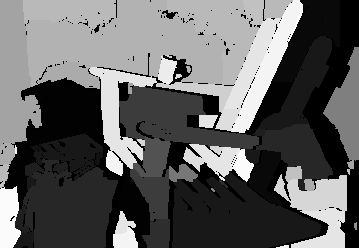
#> input picture results/chair/chair_graphcut.png, 359 x 248 px, given in place of im0.png, which was not available
$ python main.py
#> lines starting #> are read from the running program, lines starting #| are printed output that depends on the picture; pictures that were not available may be replaced by others from this repository, and a replacement may not be noted
### ssd.py
import numpy as np
import cv2

def process_img(img, ratio):
    img = cv2.cvtColor(img, cv2.COLOR_BGR2GRAY)
    img = cv2.resize(img, (0,0), fx=ratio, fy=ratio)
    return img.astype(np.float32)

def ssd(img1, img2, w, ndisp, direction="right"):
    '''
    https://piazza.com/class/kjliq19wrwi2rj?cid=544_f24
    use boxfilter instead of double for loops
    '''
    r, c = img1.shape
    kernel = np.ones((w,w))
    disparities = np.zeros((r, c, ndisp))

    if direction == "right":
        shift = img2
        original = img1
    else:
        shift = img1
        original = img2

    for x in range(ndisp):
        ## shift to right/left by x
        y = x if (direction == "right") else -x
        M = np.float32([
            [1, 0, y],
            [0, 1, 0]])
        shifted = cv2.warpAffine(shift, M, (c, r))

        ## calculate sum of squared differences with boxFilter (filter2D)
        ssd = (original - shifted)**2
        ssd = cv2.filter2D(ssd, -1, kernel)

        ## store disparities
        disparities[:, :, x] = ssd

    ## find disparities with smallest SSD
    disp = np.argmin(disparities, axis=2)
    disp = cv2.normalize(disp, None, alpha=0, beta=255, norm_type=cv2.NORM_MINMAX).astype(np.uint8)
    return disp

def run_ssd(folder, size, ndisp, color=False):
    ## load+read+process images
#> called with folder = 'motorcycle', size = 3, ndisp = 160, color = False
    f1 = f"images/{folder}/im0.png"
    f2 = f"images/{folder}/im1.png"

    img1 = cv2.imread(f1)
#> img1 is the input picture: shape (248, 359, 3); min 0, max 251, mean 97.7
    img2 = cv2.imread(f2)
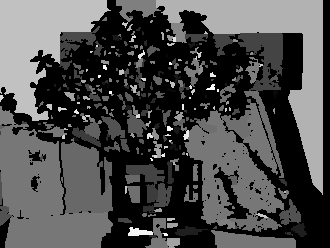
#> input picture results/jadeplant/jadeplant_graphcut.png, 330 x 248 px, given in place of im1.png, which was not available
#> img2 is the input picture: shape (248, 330, 3); min 0, max 251, mean 76

    img1 = process_img(img1, 0.25)
#> in process_img, `img = cv2.resize(img, (0,0), fx=ratio, fy=ratio)`:
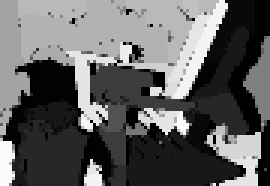
#> img: shape (62, 90) (shown 3 times larger); min 0, max 251, mean 97.6
    img2 = process_img(img2, 0.25)
#> call 2 of process_img, with ratio = 0.25
#> in process_img (call 2), `img = cv2.resize(img, (0,0), fx=ratio, fy=ratio)`:
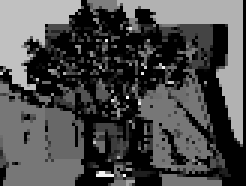
#> img: shape (62, 82) (shown 3 times larger); min 0, max 251, mean 76.8

    right = ssd(img1, img2, size, ndisp, "right")
#> the loop in ssd, `for x in range(ndisp):` made 160 passes
#> pass 1, in ssd, `shifted = cv2.warpAffine(shift, M, (c, r))`:
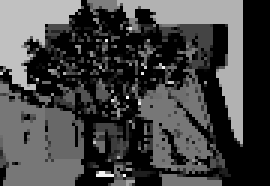
#> shifted: shape (62, 90) float32 (shown 3 times larger); min 0, max 251, mean 70
#> pass 1, in ssd, `ssd = (original - shifted)**2`:
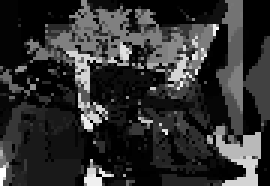
#> ssd: shape (62, 90) float32 (shown 3 times larger); min 0, max 63001, mean 12194.9; drawn with min black and max white
#> pass 1, in ssd, `ssd = cv2.filter2D(ssd, -1, kernel)`:
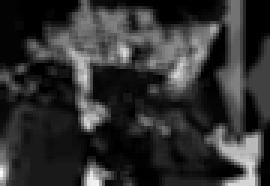
#> ssd: shape (62, 90) float32 (shown 3 times larger); min 0, max 567009, mean 109698.7; drawn with min black and max white
#> in ssd, `disp = np.argmin(disparities, axis=2)`:
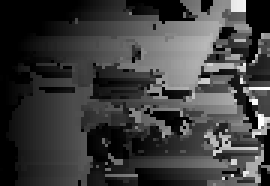
#> disp: shape (62, 90) int64 (shown 3 times larger); min 0, max 87, mean 21.1; drawn with min black and max white
    left = ssd(img1, img2, size, ndisp, "left")
    cv2.imwrite(f"results/{folder}/{folder}_right_{size}.png", right)
    cv2.imwrite(f"results/{folder}/{folder}_left_{size}.png", left)

    if color:
        right_color = cv2.applyColorMap(right, cv2.COLORMAP_JET)
        left_color = cv2.applyColorMap(left, cv2.COLORMAP_JET)
        cv2.imwrite(f"results/{folder}/{folder}_rightcolor_{size}.png", right_color)
        cv2.imwrite(f"results/{folder}/{folder}_leftcolor_{size}.png", left_color)

    return right

### main.py
import numpy as np
import maxflow
import graphcut
import cv2
from ssd import run_ssd

def process_img(img, ratio):
    img = cv2.cvtColor(img, cv2.COLOR_BGR2GRAY)
    img = cv2.resize(img, (0,0), fx=ratio, fy=ratio)
    return img.astype(np.float32)

def process_disparity(disp, n):
    disp[disp == graphcut.OCCLUDED] = 255
    disp = disp.astype(np.uint8)

    res = np.zeros(shape=disp.shape, dtype=np.uint8)
    for r in range(disp.shape[0]):
        for c in range(disp.shape[1]):
            d = disp[r, c]
            if d != 255:
                x = 255 * (d + n/2) / n
                res[r, c] = x
    return res

if __name__ == "__main__":
    ## ## 30, 50, 40, 20
    folders = ["motorcycle", "jadeplant", "newkaba", "chair"]
    # folders = ["chair"]
    for name in folders:

        print(f"Running {name} ssd...")
        for size in [3, 10]:
#> (the run stopped early here; a loop or call above may not have finished)
